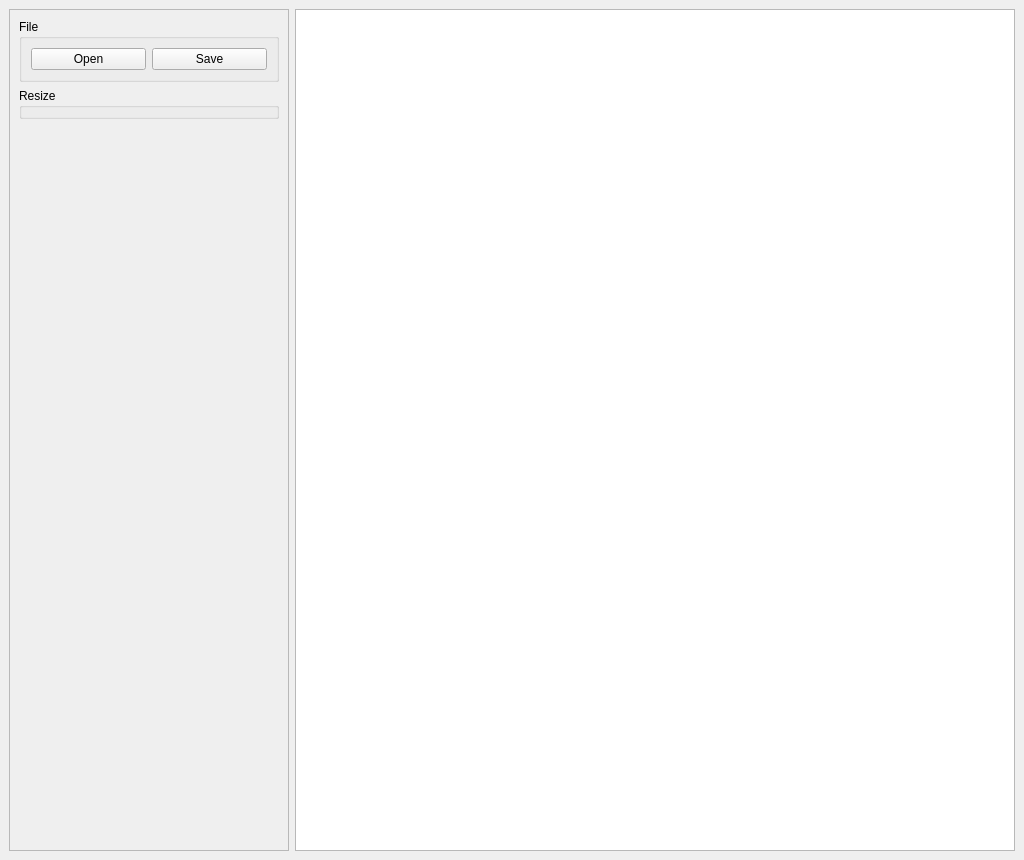
<?xml version="1.0" encoding="UTF-8"?>
<ui version="4.0">
 <class>MainWindow</class>
 <widget class="QMainWindow" name="MainWindow">
  <property name="geometry">
   <rect>
    <x>0</x>
    <y>0</y>
    <width>1024</width>
    <height>860</height>
   </rect>
  </property>
  <property name="minimumSize">
   <size>
    <width>1024</width>
    <height>860</height>
   </size>
  </property>
  <property name="windowTitle">
   <string>MainWindow</string>
  </property>
  <widget class="QWidget" name="centralwidget">
   <layout class="QVBoxLayout" name="verticalLayout">
    <item>
     <layout class="QHBoxLayout" name="mainLayout">
      <item>
       <widget class="QScrollArea" name="toolbar">
        <property name="sizePolicy">
         <sizepolicy hsizetype="Maximum" vsizetype="Expanding">
          <horstretch>0</horstretch>
          <verstretch>0</verstretch>
         </sizepolicy>
        </property>
        <property name="minimumSize">
         <size>
          <width>280</width>
          <height>0</height>
         </size>
        </property>
        <property name="maximumSize">
         <size>
          <width>16777215</width>
          <height>16777215</height>
         </size>
        </property>
        <property name="sizeAdjustPolicy">
         <enum>QAbstractScrollArea::SizeAdjustPolicy::AdjustToContents</enum>
        </property>
        <property name="widgetResizable">
         <bool>true</bool>
        </property>
        <widget class="QWidget" name="toolbarContents">
         <property name="geometry">
          <rect>
           <x>0</x>
           <y>0</y>
           <width>278</width>
           <height>838</height>
          </rect>
         </property>
         <property name="maximumSize">
          <size>
           <width>16777215</width>
           <height>16777215</height>
          </size>
         </property>
         <layout class="QVBoxLayout" name="verticalLayout_2">
          <item>
           <widget class="QGroupBox" name="file">
            <property name="title">
             <string>File</string>
            </property>
            <layout class="QHBoxLayout" name="horizontalLayout_2">
             <item>
              <widget class="QPushButton" name="buttonOpenImage">
               <property name="text">
                <string>Open</string>
               </property>
              </widget>
             </item>
             <item>
              <widget class="QPushButton" name="buttonSaveImage">
               <property name="text">
                <string>Save</string>
               </property>
              </widget>
             </item>
            </layout>
           </widget>
          </item>
          <item>
           <widget class="ResizeControl" name="resizeControl">
            <property name="title">
             <string>Resize</string>
            </property>
           </widget>
          </item>
          <item>
           <spacer name="verticalSpacer">
            <property name="orientation">
             <enum>Qt::Orientation::Vertical</enum>
            </property>
            <property name="sizeHint" stdset="0">
             <size>
              <width>20</width>
              <height>40</height>
             </size>
            </property>
           </spacer>
          </item>
         </layout>
        </widget>
       </widget>
      </item>
      <item>
       <widget class="ImageView" name="imageView"/>
      </item>
     </layout>
    </item>
   </layout>
  </widget>
 </widget>
 <customwidgets>
  <customwidget>
   <class>ImageView</class>
   <extends>QGraphicsView</extends>
   <header>ui/image_view.h</header>
  </customwidget>
  <customwidget>
   <class>ResizeControl</class>
   <extends>QGroupBox</extends>
   <header>ui/resize_control.h</header>
   <container>1</container>
  </customwidget>
 </customwidgets>
 <resources/>
 <connections/>
</ui>
